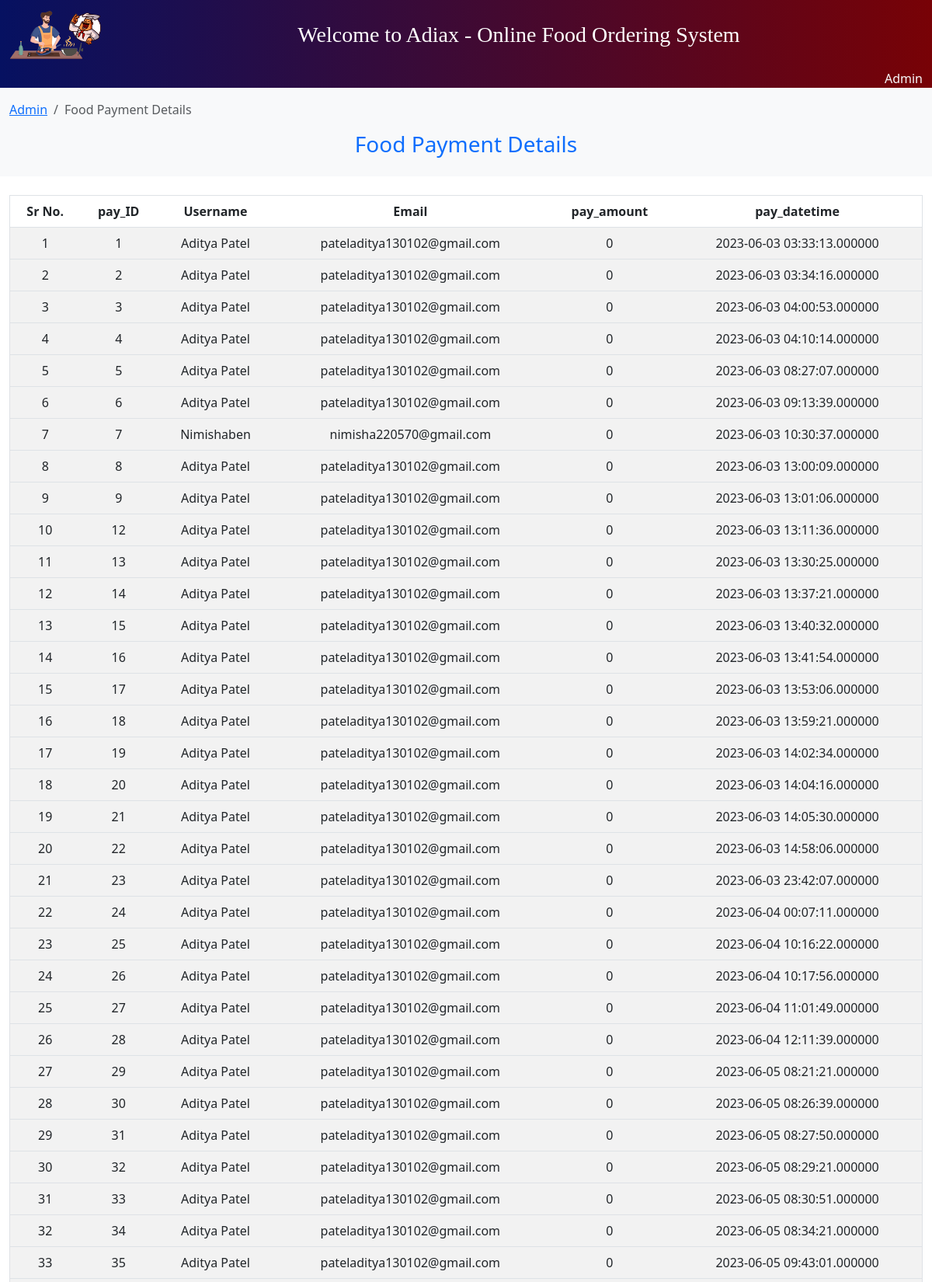
Screenshot of /admin_income.php (signed in, upper part) with the database file from the repository.
### tables this page shows
CREATE TABLE `food_payment` (
  `pay_ID` int(5) NOT NULL COMMENT 'ID of payment that is done',
  `username` varchar(255) NOT NULL COMMENT 'username will be shown here.',
  `email` varchar(255) NOT NULL COMMENT 'email will be shown here.',
  `pay_amount` float NOT NULL COMMENT 'Bill amount to be paid',
  `pay_datetime` datetime(6) NOT NULL DEFAULT current_timestamp(6)
);

### admin_income.php (the view, shortened to what this page needs)
<!DOCTYPE html>
<html lang="en">
<head>
    <link rel="stylesheet" href="AdiPersonalBootstrap/bootstrap.css">
    <link rel="stylesheet" href="style.css">
</head>
<body>
<?php
include('Connection.php');
?>
    <?php
    if (isset($_SESSION['adminname'])) {
    ?>
        <nav class="navbar navbar-expand-sm linear-gradient2adi navbar-dark">
            <div class="container-fluid">
                <a class="navbar-brand" href="index.php">
                    <img src="img/logo.png" width="120vw" class="img-fluid justify-content-center" alt="">
                </a>
                <div class="collapse navbar-collapse justify-content-center text-center" id="collapsibleNavbar">
                    <ul class="navbar-nav">
                        <li class="nav-item">
                            <a class="nav-link text-white text-monotypecorsiva fs-3" href="index.php">
                                Welcome to Adiax - Online Food Ordering System
                            </a>
                        </li>
                    </ul>
                </div>
            </div>
        </nav>
        <div class="container-fluid linear-gradient2adi text-end text-light">
            <i class="fa fa-user"></i>
            <?php
            echo $_SESSION['adminname'];
            ?>
        </div>
        <div class="container-fluid bg-light text-primary py-3">
            <nav aria-label="breadcrumb">
                <ol class="breadcrumb">
                    <li class="breadcrumb-item"><a href="Admin.php" class="text-primary">Admin</a></li>
                    <li class="breadcrumb-item active" aria-current="page">Food Payment Details</li>
                </ol>
                <h3 class="text-center justify-content-center">
                    Food Payment Details
                </h3>
            </nav>
        </div>
        <br>
        <div class="container-fluid">
            <table class="table table-striped table-hover text-center border">
                <thead>
                    <tr>
                        <th scope="col">Sr No.</th>
                        <th scope="col">pay_ID</th>
                        <th scope="col">Username</th>
                        <th scope="col">Email</th>
                        <th scope="col">pay_amount</th>
                        <th scope="col">pay_datetime</th>
                    </tr>
                </thead>
                <?php
                $sql = "SELECT * FROM food_payment ORDER BY pay_ID ASC";
                $result = mysqli_query($conn, $sql);
                $sr_no = 1;
                while ($row = mysqli_fetch_assoc($result)) {
                ?>
                    <tbody>
                        <tr>
                            <td scope="row"><?php echo $sr_no;  ?></td>
                            <td scope="row"><?php echo $row['pay_ID'] ?></td>
                            <td scope="row"><?php echo $row['username'] ?></td>
                            <td scope="row"><?php echo $row['email'] ?></td>
                            <td scope="row"><?php echo $row['pay_amount'] ?></td>
                            <td scope="row"><?php echo $row['pay_datetime'] ?></td>
                        </tr>
                    <?php
                    $sr_no++;
                }
                    ?>
                    </tbody>
            </table>
        </div>
    <?php
    }
    ?>
</body>
</html>

### style.css (style rules this page uses)
.linear-gradient2adi { background-image: linear-gradient(to right, #061161, #780206); }
.text-monotypecorsiva { font-family: monotype Corsiva; }

### rows the page displays
food_payment: pay_ID "1", username "Aditya Patel", email "pateladitya130102@gmail.com", pay_amount "0", pay_datetime "2023-06-03 03:33:13.000000"
food_payment: pay_ID "2", username "Aditya Patel", email "pateladitya130102@gmail.com", pay_amount "0", pay_datetime "2023-06-03 03:34:16.000000"
food_payment: pay_ID "3", username "Aditya Patel", email "pateladitya130102@gmail.com", pay_amount "0", pay_datetime "2023-06-03 04:00:53.000000"
food_payment: pay_ID "4", username "Aditya Patel", email "pateladitya130102@gmail.com", pay_amount "0", pay_datetime "2023-06-03 04:10:14.000000"
food_payment: pay_ID "5", username "Aditya Patel", email "pateladitya130102@gmail.com", pay_amount "0", pay_datetime "2023-06-03 08:27:07.000000"
food_payment: pay_ID "6", username "Aditya Patel", email "pateladitya130102@gmail.com", pay_amount "0", pay_datetime "2023-06-03 09:13:39.000000"
food_payment: pay_ID "7", username "Nimishaben", email "nimisha220570@gmail.com", pay_amount "0", pay_datetime "2023-06-03 10:30:37.000000"
food_payment: pay_ID "8", username "Aditya Patel", email "pateladitya130102@gmail.com", pay_amount "0", pay_datetime "2023-06-03 13:00:09.000000"
food_payment: pay_ID "9", username "Aditya Patel", email "pateladitya130102@gmail.com", pay_amount "0", pay_datetime "2023-06-03 13:01:06.000000"
food_payment: pay_ID "12", username "Aditya Patel", email "pateladitya130102@gmail.com", pay_amount "0", pay_datetime "2023-06-03 13:11:36.000000"
food_payment: pay_ID "13", username "Aditya Patel", email "pateladitya130102@gmail.com", pay_amount "0", pay_datetime "2023-06-03 13:30:25.000000"
food_payment: pay_ID "14", username "Aditya Patel", email "pateladitya130102@gmail.com", pay_amount "0", pay_datetime "2023-06-03 13:37:21.000000"
food_payment: pay_ID "15", username "Aditya Patel", email "pateladitya130102@gmail.com", pay_amount "0", pay_datetime "2023-06-03 13:40:32.000000"
food_payment: pay_ID "16", username "Aditya Patel", email "pateladitya130102@gmail.com", pay_amount "0", pay_datetime "2023-06-03 13:41:54.000000"
food_payment: pay_ID "17", username "Aditya Patel", email "pateladitya130102@gmail.com", pay_amount "0", pay_datetime "2023-06-03 13:53:06.000000"
food_payment: pay_ID "18", username "Aditya Patel", email "pateladitya130102@gmail.com", pay_amount "0", pay_datetime "2023-06-03 13:59:21.000000"
food_payment: pay_ID "19", username "Aditya Patel", email "pateladitya130102@gmail.com", pay_amount "0", pay_datetime "2023-06-03 14:02:34.000000"
food_payment: pay_ID "20", username "Aditya Patel", email "pateladitya130102@gmail.com", pay_amount "0", pay_datetime "2023-06-03 14:04:16.000000"
food_payment: pay_ID "21", username "Aditya Patel", email "pateladitya130102@gmail.com", pay_amount "0", pay_datetime "2023-06-03 14:05:30.000000"
food_payment: pay_ID "22", username "Aditya Patel", email "pateladitya130102@gmail.com", pay_amount "0", pay_datetime "2023-06-03 14:58:06.000000"
food_payment: pay_ID "23", username "Aditya Patel", email "pateladitya130102@gmail.com", pay_amount "0", pay_datetime "2023-06-03 23:42:07.000000"
food_payment: pay_ID "24", username "Aditya Patel", email "pateladitya130102@gmail.com", pay_amount "0", pay_datetime "2023-06-04 00:07:11.000000"
food_payment: pay_ID "25", username "Aditya Patel", email "pateladitya130102@gmail.com", pay_amount "0", pay_datetime "2023-06-04 10:16:22.000000"
food_payment: pay_ID "26", username "Aditya Patel", email "pateladitya130102@gmail.com", pay_amount "0", pay_datetime "2023-06-04 10:17:56.000000"
food_payment: pay_ID "27", username "Aditya Patel", email "pateladitya130102@gmail.com", pay_amount "0", pay_datetime "2023-06-04 11:01:49.000000"
food_payment: pay_ID "28", username "Aditya Patel", email "pateladitya130102@gmail.com", pay_amount "0", pay_datetime "2023-06-04 12:11:39.000000"
food_payment: pay_ID "29", username "Aditya Patel", email "pateladitya130102@gmail.com", pay_amount "0", pay_datetime "2023-06-05 08:21:21.000000"
food_payment: pay_ID "30", username "Aditya Patel", email "pateladitya130102@gmail.com", pay_amount "0", pay_datetime "2023-06-05 08:26:39.000000"
food_payment: pay_ID "31", username "Aditya Patel", email "pateladitya130102@gmail.com", pay_amount "0", pay_datetime "2023-06-05 08:27:50.000000"
food_payment: pay_ID "32", username "Aditya Patel", email "pateladitya130102@gmail.com", pay_amount "0", pay_datetime "2023-06-05 08:29:21.000000"
food_payment: pay_ID "33", username "Aditya Patel", email "pateladitya130102@gmail.com", pay_amount "0", pay_datetime "2023-06-05 08:30:51.000000"
food_payment: pay_ID "34", username "Aditya Patel", email "pateladitya130102@gmail.com", pay_amount "0", pay_datetime "2023-06-05 08:34:21.000000"
food_payment: pay_ID "35", username "Aditya Patel", email "pateladitya130102@gmail.com", pay_amount "0", pay_datetime "2023-06-05 09:43:01.000000"

### other values shown
$_SESSION['adminname'] "Admin"
